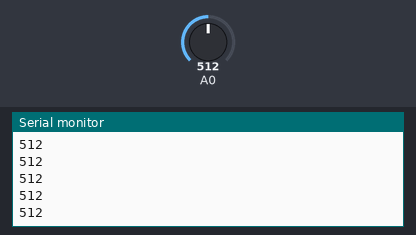
Bench run of a sketch on a simulated Arduino Uno, built with avr-gcc and run on an emulated ATmega328P. Parts: the last lines printed to the serial monitor. The inputs (shaded band) are chosen by the test bench; at power-on: A0 = 512.

Above: at 1.2 s.
1.3 s: A0 set to 716
At 1.9 s:
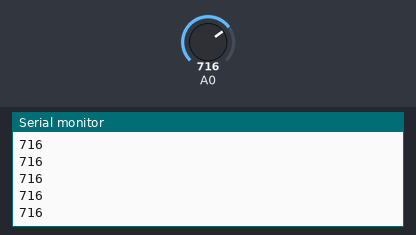
2.8 s: A0 set to 900
At 3.7 s:
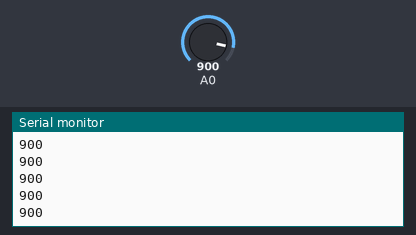
Timing chart, 0 to 5.8 s (numbered marks = the images above; inputs shaded):
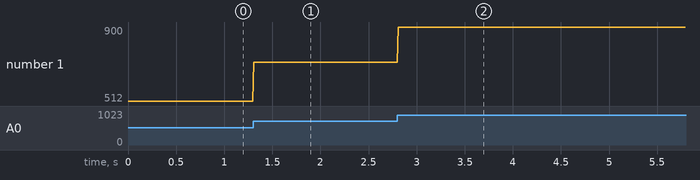

The sketch:

voice.ino
```cpp
int voltage = 0;   //value of A0

void setup() {
   Serial.begin(9600);
}

void loop() {
  voltage = analogRead(A0);
  Serial.println(voltage);
  delay(10);
}
```

Measured:
- after the input at 1.3 s, the serial monitor: prints a new line at once (image 1)
- after the input at 2.8 s, the serial monitor: prints a new line at once (image 2)
- plotted number 1: 512 → 716 after the input at 1.3 s, 716 → 900 after the input at 2.8 s
